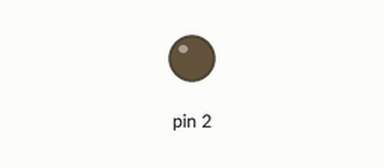
Recording of a sketch running on a simulated Arduino Uno, built with avr-gcc and run on an emulated ATmega328P. Parts: output pins drawn as LEDs (lit = HIGH). Sleep ends after the set time or at an interrupt.

Above: at 4.0 s.
At 9.6 s:
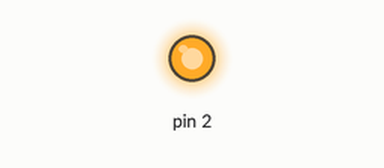
Timing chart, 0 to 14.5 s (numbered marks = the images above):
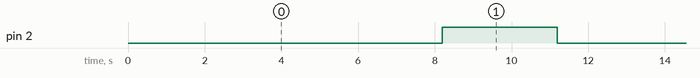

Measured:
- by itself, pin 2: alternates HIGH for 3.0 s and LOW for 8.2 s

The sketch:

SleepMode.ino
```cpp
#include <avr/sleep.h>
#include <avr/power.h>
#include <avr/wdt.h>

const int intervalsUntilAction = 1; // Number of watchdog intervals for 10 minutes
volatile int watchdogCounter = 0;
volatile bool ledState = false; // This will keep track of the LED state

// Watchdog Timer Interrupt Service Routine (ISR)
ISR(WDT_vect) {
  if (++watchdogCounter >= intervalsUntilAction) {
    // Reset the counter
    watchdogCounter = 0;
    // Toggle the LED state
    ledState = !ledState;
    digitalWrite(2, ledState ? HIGH : LOW);
  }
}

void setup() {
  Serial.begin(9600);
  pinMode(2, OUTPUT);

  // Configure the Watchdog Timer to 8 seconds
  MCUSR &= ~(1 << WDRF); // Clear the reset flag
  WDTCSR |= (1 << WDCE) | (1 << WDE); // Start timed sequence
  WDTCSR = (1 << WDIE) | (1 << WDP3) | (1 << WDP0); // Set interrupt mode and 8-second interval

  // Set sleep mode to power down
  set_sleep_mode(SLEEP_MODE_PWR_DOWN);
}

void loop() {
  // Prepare to sleep by turning off various modules
  noInterrupts(); // Disable interrupts
  wdt_reset(); // Reset the watchdog
  ADCSRA &= ~(1 << ADEN); // Disable ADC
  power_all_disable(); // Power down all peripherals
  sleep_bod_disable(); // Disable brown-out detection

  interrupts(); // Enable interrupts
  sleep_enable(); // Enable sleep mode

  // Go to sleep
  sleep_cpu();

  // The processor will wake up here after the watchdog timer expires

  // Disable sleep and re-enable peripherals
  sleep_disable();
  power_all_enable(); // Re-enable all peripherals
  ADCSRA |= (1 << ADEN); // Re-enable ADC

  // Handle LED state changes outside of ISR
  if (ledState) {
    // If the LED was turned on, keep it on for 1 second, then turn it off
    delay(3000); // Keep it on for 1 second
    digitalWrite(2, LOW); // Turn off the LED
    ledState = false; // Reset the LED state
  }
}
```
